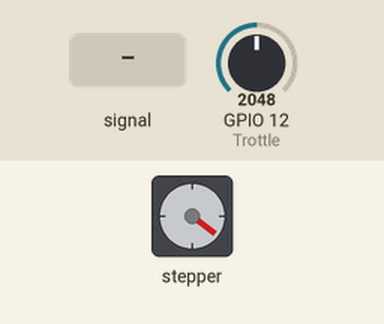
Simulated run of this sketch. Board: ESP32. On the bench: stepper motor. The inputs (shaded band) are chosen by the test bench; at power-on: GPIO 12 (Trottle) = 2048. Stepper angles assume 200 steps per turn.

Above: at 1.24 s.
1.3 s: GPIO 12 (Trottle) set to 0
2.8 s: GPIO 12 (Trottle) set to 491
At 2.95 s:
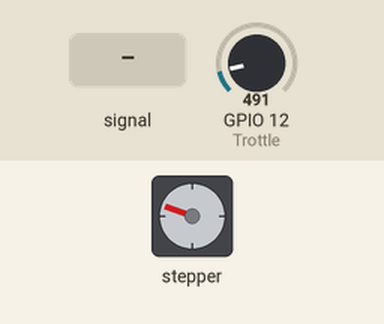
At 3.55 s:
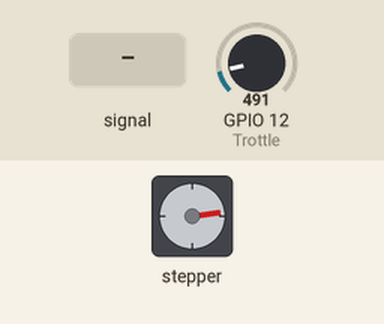
5.8 s: GPIO 12 (Trottle) set to 1040
At 5.95 s:
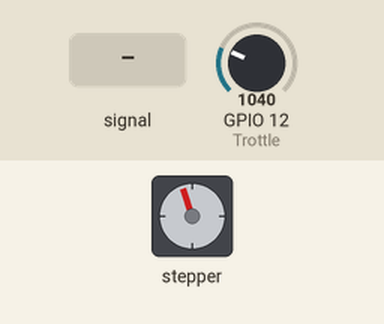
8.8 s: GPIO 12 (Trottle) fed a 200 Hz sine of ±327 counts around its level
At 9.55 s:
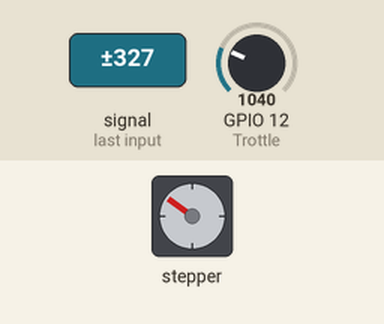
11.8 s: GPIO 12 (Trottle) fed a 200 Hz sine of ±1023 counts around its level
14.8 s: GPIO 12 (Trottle) fed a 200 Hz sine of ±327 counts around its level
Timing chart, 0 to 25.6 s (numbered marks = the images above; inputs shaded):
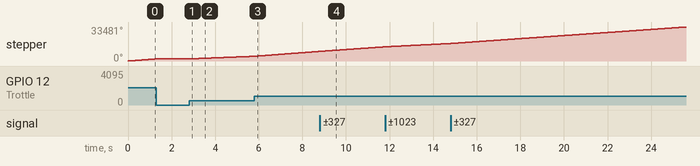

Measured:
- after the input at 1.3 s, stepper: stops changing and stays 2088°
- after the input at 2.8 s, stepper: keeps turning clockwise at about 857°/s, starting at once
- by itself, stepper: keeps turning clockwise at about 1632°/s

The sketch:

sketch.ino
```cpp
// Include the AccelStepper library:
#include "AccelStepper.h"

// Define stepper motor connections and motor interface type.
// Motor interface type must be set to 1 when using a driver
#define stepPin 4
#define Trottle 12
#define motorInterfaceType 1


// Create a new instance of the AccelStepper class:
AccelStepper stepper = AccelStepper(motorInterfaceType, stepPin);

void setup() {
  // Set the maximum speed in steps per second:
  stepper.setMaxSpeed(1000);
  pinMode(Trottle, INPUT);
}

void loop() {
  // Set the speed in steps per second:
  stepper.setSpeed(analogRead(Trottle));
  // Step the motor with a constant speed as set by setSpeed():
  stepper.runSpeed();
}
```
